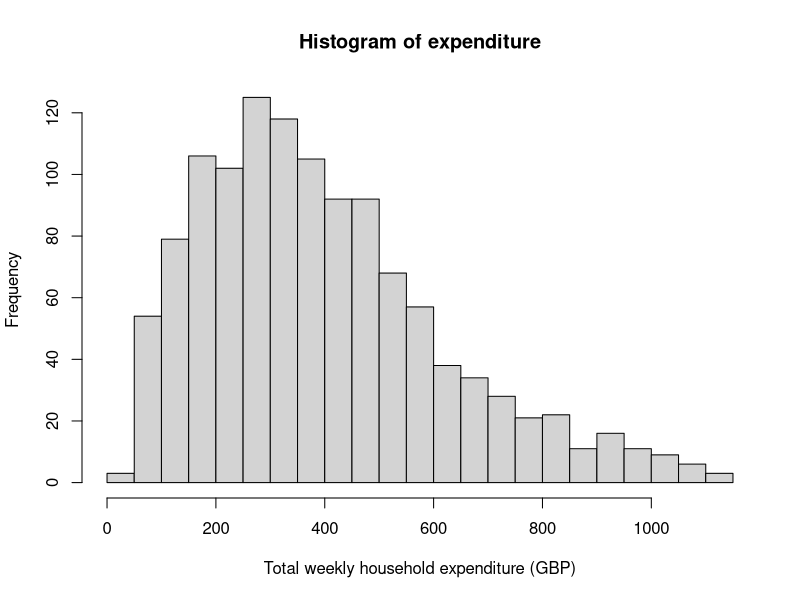
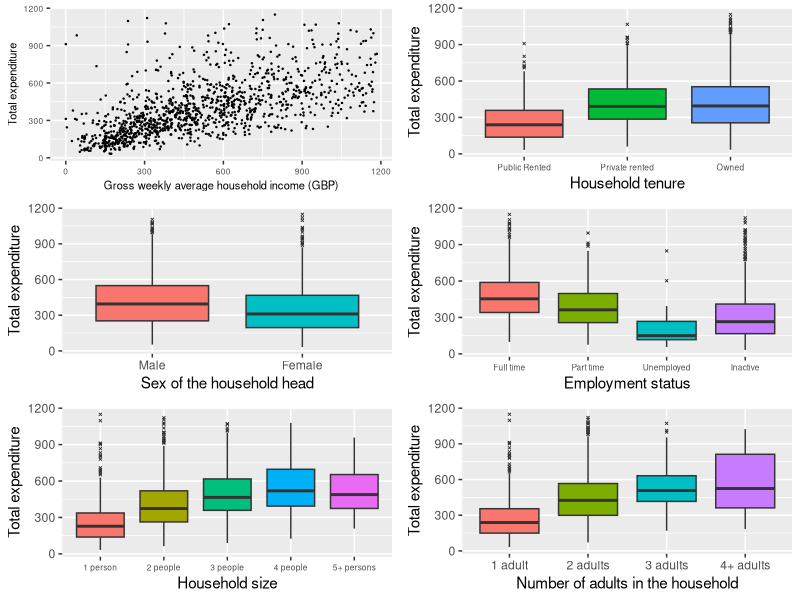
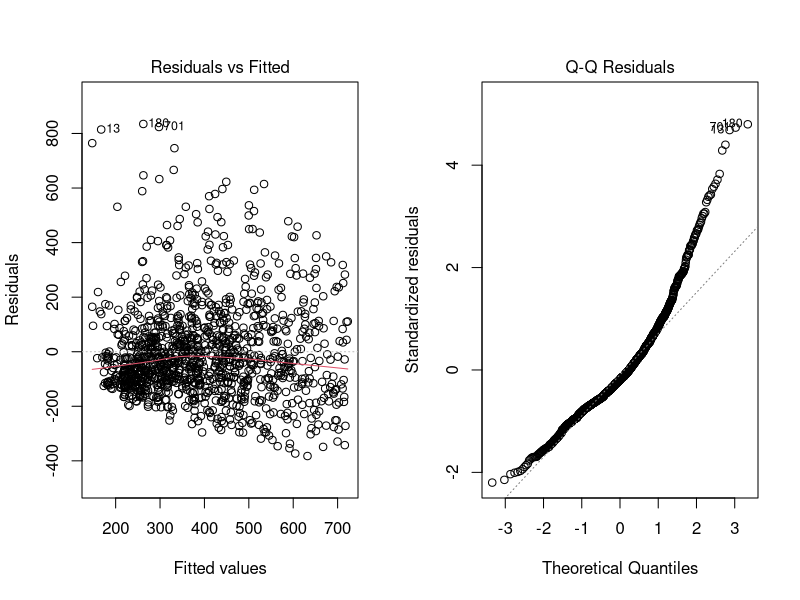
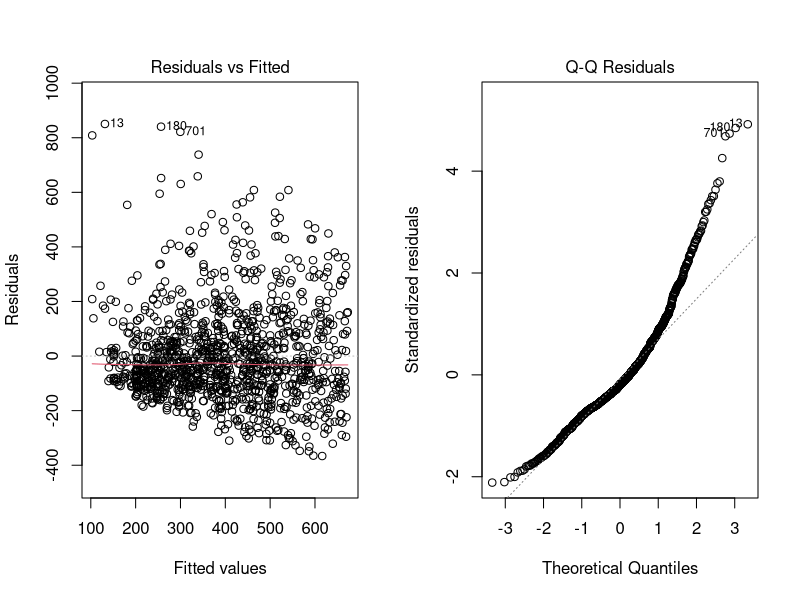
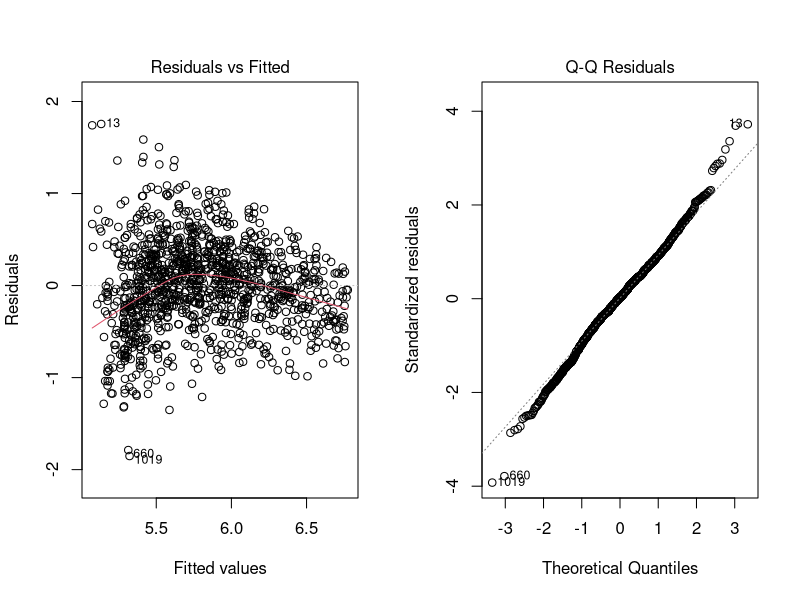
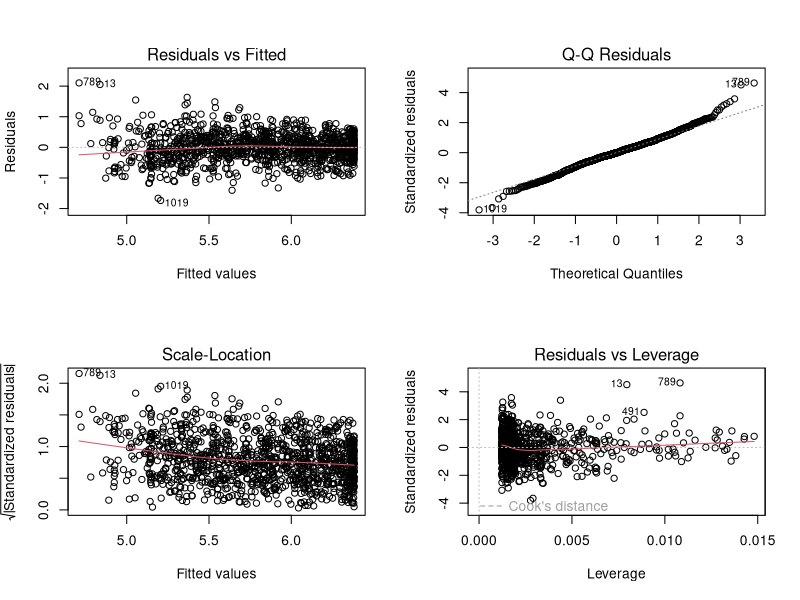
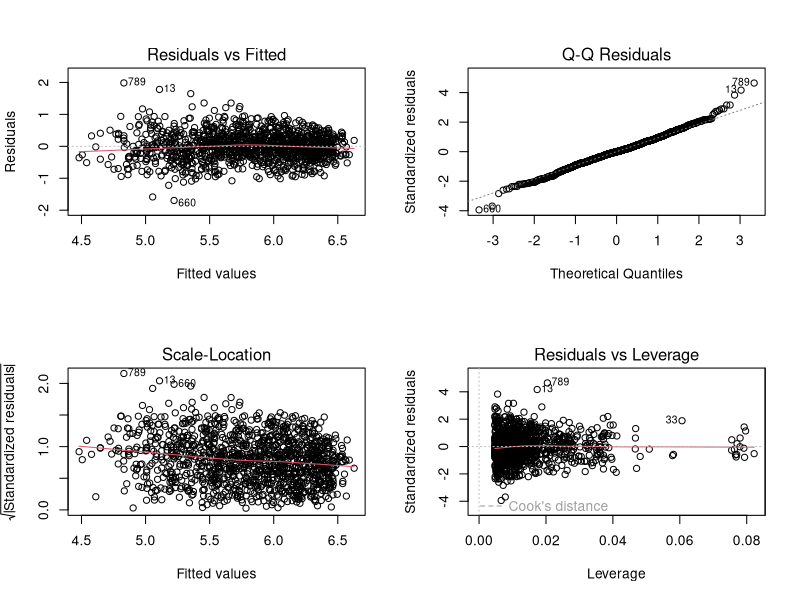
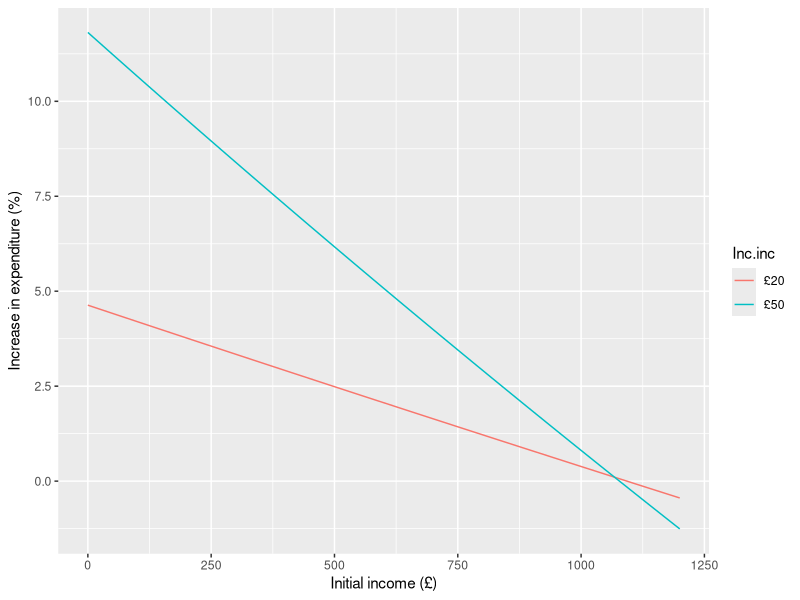

Write the R code that produced these figures, in order.
## ---- chunk 1
#Initial environment setup
setwd("~/Desktop/GLM/Coursework/GLM-CW")
expend.df <- read.table("expenditure.txt")
library(tidyverse)
library(kableExtra)
library(gridExtra)
library(broom)
library(MASS)
## ---- chunk 2
#Data cleaning

#coding variables as factors
expend.df$house.ten <- factor(expend.df$house.ten,levels=c(1:3),labels=c("Public Rented","Private rented","Owned"))
expend.df$sex.hh <- factor(expend.df$sex.hh,levels=c(1,2),labels=c("Male","Female"))
expend.df$lab.force <- factor(expend.df$lab.force,levels=c(1:4),labels=c("Full time", "Part time","Unemployed","Inactive"))
expend.df$hh.size <- factor(expend.df$hh.size,levels=c(1:5),labels = c("1 person","2 people","3 people","4 people","5+ persons"))
expend.df$hh.adults <- factor(expend.df$hh.adults,levels = c(1:4), labels = c("1 adult","2 adults","3 adults","4+ adults"))

## ---- chunk 3
#Histogram to examine the expenditure
hist(expend.df$expenditure,breaks = 20,
     xlab = "Total weekly household expenditure (GBP)",
     main = "Histogram of expenditure")
## ---- chunk 4
#Creating the 
#scatter plot to look at relationship between income and expenditure
p1<-ggplot(data=expend.df,aes(x=income,y=expenditure))+
  geom_point(size=0.2)+
  xlab("Gross weekly average household income (GBP)")+
  ylab("Total expenditure")+
  theme(axis.text=element_text(size=6),
        axis.title=element_text(size=8))

#boxplots
p2<-ggplot(data=expend.df,aes(y=expenditure,x=house.ten,fill=house.ten))+
  geom_boxplot(outlier.size = 0.5,outlier.shape = 4)+
  xlab("Household tenure")+
  ylab("Total expenditure")+
  guides(fill= "none")+
  theme(axis.text.x = element_text(size = 6))

#scale_fill_discrete(name="Household\ntenure")

p3<-ggplot(data=expend.df,aes(y=expenditure,x=sex.hh,fill=sex.hh))+
  geom_boxplot(outlier.size = 0.5,outlier.shape = 4)+
  xlab("Sex of the household head")+
  ylab("Total expenditure")+
  guides(fill= "none")
  
p4<-ggplot(data=expend.df,aes(y=expenditure,x=lab.force,fill=lab.force))+
  geom_boxplot(outlier.size = 0.5,outlier.shape = 4)+
  xlab("Employment status")+
  ylab("Total expenditure")+
  guides(fill= "none")+
  theme(axis.text.x = element_text(size = 6))

p5<-ggplot(data=expend.df,aes(y=expenditure,x=hh.size,fill=hh.size))+
  geom_boxplot(outlier.size = 0.5,outlier.shape = 4)+
  xlab("Household size")+
  ylab("Total expenditure")+
  guides(fill= "none")+
  theme(axis.text.x = element_text(size = 6))

p6<-ggplot(data=expend.df,aes(y=expenditure,x=hh.adults,fill=hh.adults))+
  geom_boxplot(outlier.size = 0.5,outlier.shape = 4)+
  xlab("Number of adults in the household")+
  ylab("Total expenditure")+
  guides(fill= "none")

grid.arrange(p1,p2,p3,p4,p5,p6,ncol=2,nrow=3)
## ---- chunk 5
#Question 2
#Fitting linear model
lm.income<-lm(expenditure~income,data = expend.df)
#creating table to display results
knitr::kable(as.data.frame(tidy(lm.income)[,1:3]),digits=3,caption = "Estimated coefficients and SE for part 2 model")%>%
  row_spec(0,bold=T)%>%
  kable_styling(position = "center",latex_options = "HOLD_position")
## ---- chunk 6
#Creating diagnostic plots
par(mfrow=c(1,2))
plot(lm.income,1)
plot(lm.income,2)
## ---- chunk 7
#Question 3
#Fitting model
lm.income.sqd <- lm(expenditure~income+I(income^2),data = expend.df)

#Producing table of results
knitr::kable(as.data.frame(tidy(lm.income.sqd)[,1:3]),digits=3,caption = "Estimated coefficients and SE for part 3 model")%>%
  row_spec(0,bold=T)%>%
  kable_styling(position = "center",latex_options = "HOLD_position")
## ---- chunk 8
#Creating diagnostic plots
par(mfrow=c(1,2))
plot(lm.income.sqd,1)
plot(lm.income.sqd,2)
## ---- chunk 9
#Question 4
#Fitting model
lm.log.income<-lm(log(expenditure)~income,data = expend.df)

#Producing table of results
knitr::kable(as.data.frame(tidy(lm.log.income)[,1:3]),digits=3,caption = "Estimated coefficients and SE for part 4 model")%>%
  row_spec(0,bold=T)%>%
  kable_styling(position = "center",latex_options = "HOLD_position")
## ---- chunk 10
#Creating diagnostic plots
par(mfrow=c(1,2))
plot(lm.log.income,1)
plot(lm.log.income,2)
## ---- chunk 11
#Question 4
#Fitting model
lm.log.income.sqd <- lm(log(expenditure)~income+I(income^2),data = expend.df)

#Producing table of results
knitr::kable(as.data.frame(tidy(lm.log.income.sqd)[,1:3]),digits=3,caption = "Estimated coefficients and SE for part 5 model")%>%
  row_spec(0,bold=T)%>%
  kable_styling(position = "center",latex_options = "HOLD_position")
## ---- chunk 12
#Creating diagnostic plots
par(mfrow=c(2,2))
plot(lm.log.income.sqd)
## ---- chunk 13
#Creating dataframe to store measures to compare models by
Model.comparison.data <- data.frame("Model"=c("Part 2","Part 3","Part 4", "Part 5"),
           "AIC"=c(AIC(lm.income),AIC(lm.income.sqd),AIC(lm.log.income),AIC(lm.log.income.sqd)),
           "Adj R squared"=c(glance(lm.income)$adj.r.squared,
                             glance(lm.income.sqd)$adj.r.squared,
                             glance(lm.log.income)$adj.r.squared,
                             glance(lm.log.income.sqd)$adj.r.squared))

knitr::kable(Model.comparison.data,digits=3,caption = "Comparing the AIC and adjusted R squared of models from part 2-5")%>%
  row_spec(0,bold=T)%>%
  kable_styling(position = "center",latex_options = "HOLD_position")
## ---- chunk 14
#Producing table of results
knitr::kable(as.data.frame(tidy(lm.log.income.sqd)[,1:3]),digits=3,caption = "Estimated coefficients and SE for part 5 model")%>%
  row_spec(0,bold=T)%>%
  kable_styling(position = "center",latex_options = "HOLD_position")
## ---- chunk 15
#calculating percent increase
beta_1 <- 3.117180e-03	
beta_2 <- -1.453272e-06	
x <- 512
inc <- 20
#Formual to calculate oercent increase
(exp(beta_1*(x+inc)+beta_2*(x+inc)^2)/exp(beta_1*x+beta_2*x^2)-1)*100
## ---- chunk 16
#Checking variance inflation factors (generalized as variables include factors)
car::vif(lm(log(expenditure)~income+I(income^2)+hh.size+hh.adults+sex.hh+lab.force+house.ten,data=expend.df))
## ---- chunk 17
#Creating tables for chi-squared test
prop.table(table(expend.df$hh.size,expend.df$hh.adults),2)
## ---- chunk 18
#Producing models to check relationship of number of adults and household size

lm.adult <- lm(log(expenditure)~income+I(income^2)+hh.adults,data = expend.df)
anova(lm.adult)
#adult significant
  
lm.size <- lm(log(expenditure)~income+I(income^2)+hh.size,data = expend.df)
anova(lm.size)
#size significant

lm.adult.size <- lm(log(expenditure)~income+I(income^2)+hh.size+hh.adults,data = expend.df)
anova(lm.adult.size)
#adult no longer significant
## ---- chunk 19
#Testing if interactions are significant
lm.int.income.sex <- lm(log(expenditure)~income*sex.hh+I(income^2),data=expend.df)
anova(lm.int.income.sex)
#Not significant

lm.int.income.lab <- lm(log(expenditure)~income*lab.force+I(income^2),data=expend.df)
anova(lm.int.income.lab)
#Significant

lm.int.income.size <- lm(log(expenditure)~income*hh.size+I(income^2),data=expend.df)
anova(lm.int.income.size)
#Significant

lm.int.income.ten <- lm(log(expenditure)~income*house.ten+I(income^2),data=expend.df)
anova(lm.int.income.ten)
#Significant
## ---- chunk 20
lm.int.sex.size <- lm(log(expenditure)~income+I(income^2)+hh.size*sex.hh+lab.force+house.ten,data=expend.df)
anova(lm.int.sex.size)
#significant

lm.int.sex.labour <- lm(log(expenditure)~income+I(income^2)+hh.size+sex.hh*lab.force+house.ten,data=expend.df)
anova(lm.int.sex.labour)
#not significant

lm.int.sex.tenure <- lm(log(expenditure)~income+I(income^2)+hh.size+sex.hh*house.ten+lab.force,data=expend.df)
anova(lm.int.sex.tenure)
#not significant

lm.int.size.labour <- lm(log(expenditure)~income+I(income^2)+hh.size*lab.force+sex.hh+house.ten,data=expend.df)
anova(lm.int.size.labour)
#not significant

lm.int.size.tenure <- lm(log(expenditure)~income+I(income^2)+hh.size*house.ten+sex.hh+lab.force,data=expend.df)
anova(lm.int.size.tenure)
#not significant

lm.int.labour.tenure <- lm(log(expenditure)~income+I(income^2)+hh.size+sex.hh+lab.force*house.ten,data=expend.df)
anova(lm.int.labour.tenure)
#significant
## ---- chunk 21
#Full model of all variables I want to consider
lm.log.full<-lm(log(expenditure)~income*lab.force+I(income^2)+income*house.ten+
                  income*hh.size+sex.hh*hh.size+lab.force:house.ten,data=expend.df)

AIC(lm.log.full)

#Iteratively performing model selection process
drop1(lm.log.full)
#removing lab.force:house.ten will decrease AIC
lm.full.1.deletion <- update(lm.log.full,.~.-lab.force:house.ten)
AIC(lm.full.1.deletion)

drop1(lm.full.1.deletion)
#removing any variables increases AIC thus stop iterative process

#comparing with original model
glance(lm.log.income.sqd)$adj.r.squared
glance(lm.full.1.deletion)$adj.r.squared

#AIC has been reduced and adjusted R^2 increased

anova(lm.full.1.deletion)
#All variables left statistically significant except income:house.ten
## ---- chunk 22
#Looking at which exponentiated coefficients are approx 1
data.frame("coefficent"=tidy(lm.full.1.deletion)[,1],exp(tidy(lm.full.1.deletion)[,2]))
## ---- chunk 23
#Producing table of all exponentiated regession coefficients that are approx 1
knitr::kable(data.frame(tidy(lm.full.1.deletion)[14:22,1],exp(tidy(lm.full.1.deletion)[14:22,2])),digits=3)%>%
  row_spec(0,bold=T)%>%
  kable_styling(position = "center",latex_options = "HOLD_position")
## ---- chunk 24
#updating to simpler model
lm.simple.model.1 <- update(lm.full.1.deletion, .~.-income:lab.force-income:hh.size-income:house.ten)

summary(lm.simple.model.1)

drop1(lm.simple.model.1)
#lowest AIC when don't remove any variables

#Therefore this is my final model
lm.final.model <- lm.simple.model.1

AIC(lm.final.model)
## ---- chunk 25
#Producing diagnostic plots
par(mfrow=c(2,2))
plot(lm.final.model)
## ---- chunk 26
#Calculating confidence intervals 

lwr <-exp(tidy(lm.final.model)$estimate+c(-1)*qnorm(0.975)*tidy(lm.final.model)$std.error)
upr <- exp(tidy(lm.final.model)$estimate+c(1)*qnorm(0.975)*tidy(lm.final.model)$std.error)

Point.estimates <- round(exp(tidy(lm.final.model)[,2]),3)
p.values <- round(tidy(lm.final.model)[,5],3)


#Producing tables to display result
knitr::kable(data.frame("coefficent"=tidy(lm.final.model)[,1],
                 Point.estimates,
                 "Confidence Interval 95%"=c(paste("(",round(lwr,3),", ",round(upr,3),")")),
                 p.values),digits=3,caption = "Summary of exponentiated variables affecting expeniture")%>%
  row_spec(0,bold=T)%>%
  kable_classic(full_width=F,latex_options = "HOLD_position",position= "center")

## ---- chunk 27
#calculating percent increase
beta_1 <- 0.002285
beta_2 <- -0.000001036
x <- 900
inc <- 20

(exp(beta_1*(x+inc)+beta_2*(x+inc)^2)/exp(beta_1*x+beta_2*x^2)-1)*100

#Finding max value of icome in dataset
max(expend.df$income)
#max income is 1184.472 (approx 1200)

#Creating plot to show change in percent of 
x <- seq(from=0,to=1200,by=10)
inc <- 20
expend.inc.20 <- (exp(beta_1*(x+inc)+beta_2*((x+inc)^2))/exp(beta_1*x+beta_2*x^2)-1)*100
inc<-50
expend.inc.50 <- (exp(beta_1*(x+inc)+beta_2*((x+inc)^2))/exp(beta_1*x+beta_2*x^2)-1)*100

test <- data.frame("Init.inc"=c(x,x),
                   "Inc.expend"=c(expend.inc.20,expend.inc.50),
                   "Inc.inc"=c(rep("£20",121),rep("£50",121)))%>%
  mutate(Inc.inc=factor(Inc.inc,levels = c("£20","£50"),labels=c("£20","£50")))

ggplot(aes(Init.inc,Inc.expend,colour=Inc.inc),data=test)+
  geom_line()+
  ylab("Increase in expenditure (%)")+
  xlab("Initial income (£)")
## ---- chunk 28
ggplot(aes(Init.inc,Inc.expend,colour=Inc.inc),data=test)+
  geom_line()+
  ylab("Increase in expenditure (%)")+
  xlab("Initial income (£)")+
  ggtitle("Effect of income on expenditure")
